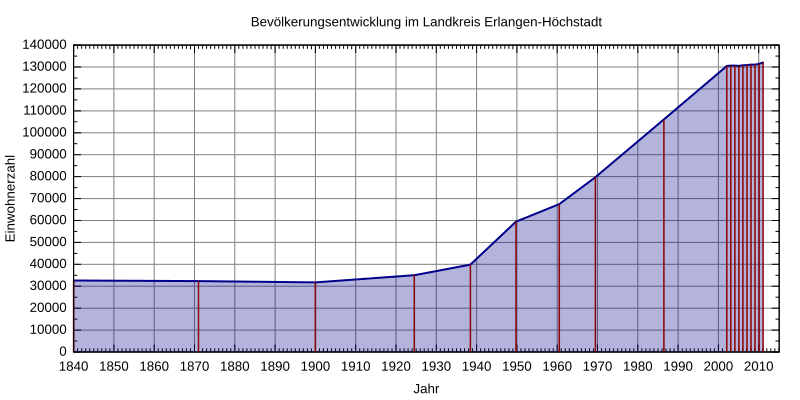

Generate this figure with gnuplot:
#!/usr/bin/gnuplot
# gnuplot 4.6 / Debian 7
#
# Graphik nach "Bayerisches Landesamt fuer Statistik: Statistik kommunal 2012 -
# Eine Auswahl wichtiger statistischer Daten fuer den Landkreis Erlangen-Hoechstadt.",
# https://www.statistik.bayern.de/statistikkommunal/09572.pdf
#
# Erstellt von Michael Fiedler <michael.fiedler87@gmx.de>
# Lizenz: CC-BY-SA 3.0 unported, http://creativecommons.org/licenses/by-sa/3.0/deed.de
# Basierend auf http://commons.wikimedia.org/wiki/File:Muc_population.svg von Gorgo

# output
set title 'Bevölkerungsentwicklung im Landkreis Erlangen-Höchstadt'
unset key
set style fill transparent solid 0.3
set grid

set xdata time
set timefmt "%d.%m.%Y"
set xlabel 'Jahr'
# Jahreszahl alle 10 Jahre (Beginn,Erhoehung in Sekunden,Ende)
# Der Zahlenwert entspricht 10 Jahren zu 365,25 Tagen
set xtics '01.12.1840',315576000,'31.12.2015'
# zusaetzliche jahrweise Unterteilung
set mxtics 10
set format x '%Y'

set ylabel 'Einwohnerzahl'
# Beschriftungsintervall
set ytics 10000
# weitere Unterteilung ohne Beschriftung
set mytics 2
set yrange ['0':]
set format y '%.0f'


set terminal svg size 800,400 font 'Arial,10'
set output 'Landkreis_Erlangen-Hoechstadt_Bevoelkerungsentwicklung.svg'

# '-' nimmt die nachfolgenden Daten als Eingabewerte
plot '-' using 1:($2) with filledcurves below x1 linetype rgb 'dark-blue' linewidth 2, \
	    '-' using 1:($2) with impulses linecolor rgbcolor 'dark-red' linewidth 1.5
	01.12.1840 32639
	01.12.1871 32342
	01.12.1900 31729
	16.06.1925 35029
	17.05.1939 39867
	13.09.1950 59495
	06.06.1961 67453
	27.05.1970 79752
	25.05.1987 106113
	31.12.2002 130455
	31.12.2003 130660
	31.12.2004 130652
	31.12.2005 130489
	31.12.2006 130788
	31.12.2007 130873
	31.12.2008 131097
	31.12.2009 131059
	31.12.2010 131448
	31.12.2011 132049
EOF
	01.12.1840 32639
	01.12.1871 32342
	01.12.1900 31729
	16.06.1925 35029
	17.05.1939 39867
	13.09.1950 59495
	06.06.1961 67453
	27.05.1970 79752
	25.05.1987 106113
	31.12.2002 130455
	31.12.2003 130660
	31.12.2004 130652
	31.12.2005 130489
	31.12.2006 130788
	31.12.2007 130873
	31.12.2008 131097
	31.12.2009 131059
	31.12.2010 131448
	31.12.2011 132049
EOF
